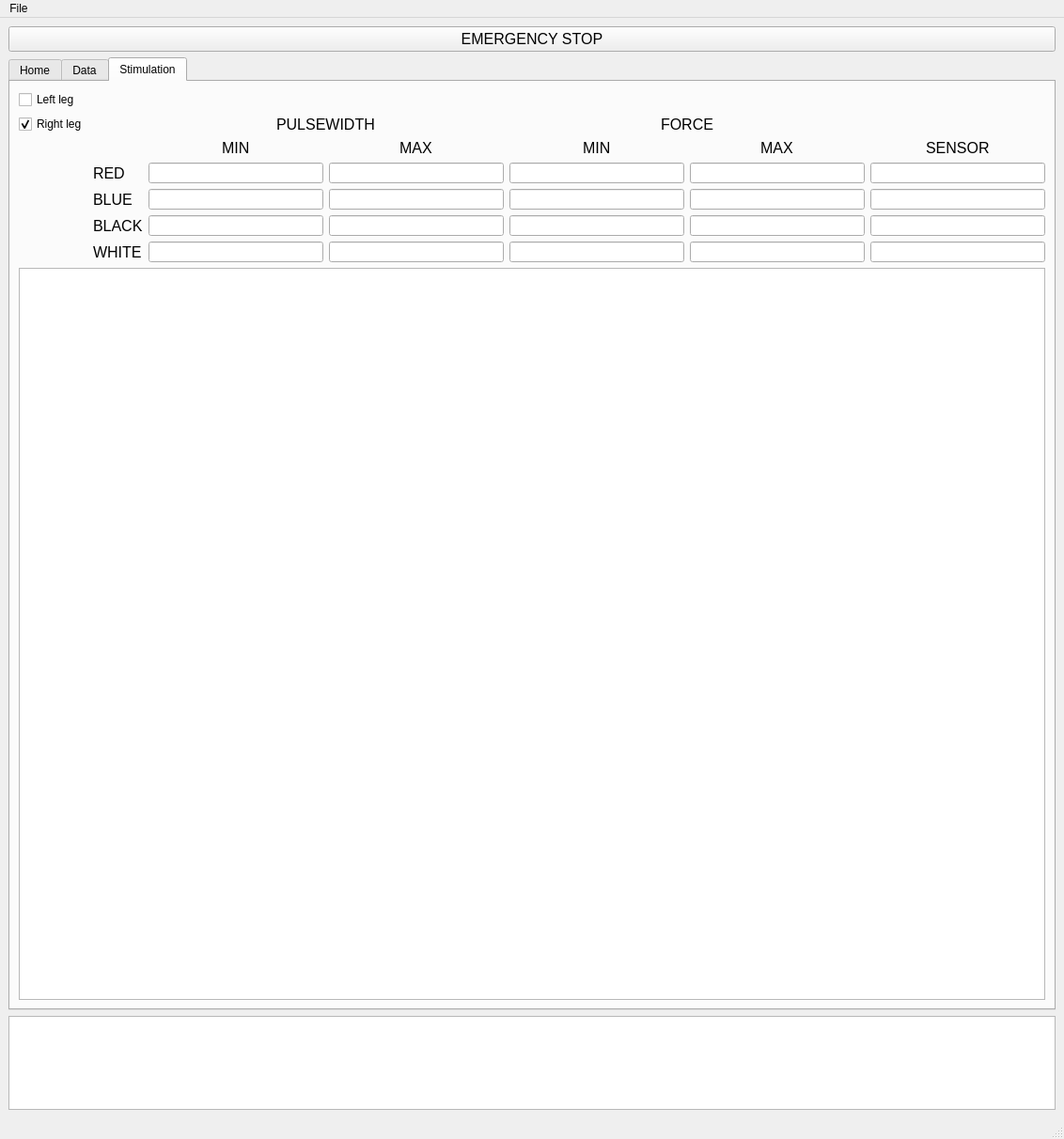
<?xml version="1.0" encoding="UTF-8"?>
<ui version="4.0">
 <class>MainWindow</class>
 <widget class="QMainWindow" name="MainWindow">
  <property name="geometry">
   <rect>
    <x>0</x>
    <y>0</y>
    <width>1132</width>
    <height>1212</height>
   </rect>
  </property>
  <property name="windowTitle">
   <string>MainWindow</string>
  </property>
  <widget class="QWidget" name="centralwidget">
   <layout class="QVBoxLayout" name="verticalLayout">
    <item>
     <widget class="QPushButton" name="pushButton_4">
      <property name="font">
       <font>
        <pointsize>12</pointsize>
       </font>
      </property>
      <property name="text">
       <string>EMERGENCY STOP</string>
      </property>
     </widget>
    </item>
    <item>
     <widget class="QTabWidget" name="tabWidget">
      <property name="currentIndex">
       <number>2</number>
      </property>
      <widget class="QWidget" name="tab_3">
       <attribute name="title">
        <string>Home</string>
       </attribute>
       <layout class="QVBoxLayout" name="verticalLayout_2">
        <item>
         <widget class="QPushButton" name="pushButton_5">
          <property name="sizePolicy">
           <sizepolicy hsizetype="Minimum" vsizetype="Preferred">
            <horstretch>0</horstretch>
            <verstretch>0</verstretch>
           </sizepolicy>
          </property>
          <property name="text">
           <string>CALIBRATION</string>
          </property>
         </widget>
        </item>
        <item>
         <widget class="QPushButton" name="pushButton_6">
          <property name="sizePolicy">
           <sizepolicy hsizetype="Minimum" vsizetype="Preferred">
            <horstretch>0</horstretch>
            <verstretch>0</verstretch>
           </sizepolicy>
          </property>
          <property name="text">
           <string>START</string>
          </property>
         </widget>
        </item>
        <item>
         <widget class="QPushButton" name="pushButton_7">
          <property name="sizePolicy">
           <sizepolicy hsizetype="Minimum" vsizetype="Preferred">
            <horstretch>0</horstretch>
            <verstretch>0</verstretch>
           </sizepolicy>
          </property>
          <property name="text">
           <string>STOP</string>
          </property>
         </widget>
        </item>
       </layout>
      </widget>
      <widget class="QWidget" name="tab">
       <attribute name="title">
        <string>Data</string>
       </attribute>
       <layout class="QGridLayout" name="gridLayout">
        <item row="4" column="0">
         <widget class="QChartView" name="graphicsView_3"/>
        </item>
        <item row="2" column="0">
         <layout class="QHBoxLayout" name="horizontalLayout">
          <item>
           <widget class="QLabel" name="label">
            <property name="sizePolicy">
             <sizepolicy hsizetype="Preferred" vsizetype="Preferred">
              <horstretch>0</horstretch>
              <verstretch>0</verstretch>
             </sizepolicy>
            </property>
            <property name="minimumSize">
             <size>
              <width>0</width>
              <height>0</height>
             </size>
            </property>
            <property name="maximumSize">
             <size>
              <width>16777215</width>
              <height>16777215</height>
             </size>
            </property>
            <property name="text">
             <string>Second shown</string>
            </property>
           </widget>
          </item>
          <item>
           <widget class="QSpinBox" name="spinBox">
            <property name="sizePolicy">
             <sizepolicy hsizetype="Minimum" vsizetype="Preferred">
              <horstretch>0</horstretch>
              <verstretch>0</verstretch>
             </sizepolicy>
            </property>
            <property name="minimumSize">
             <size>
              <width>180</width>
              <height>0</height>
             </size>
            </property>
            <property name="maximumSize">
             <size>
              <width>180</width>
              <height>16777215</height>
             </size>
            </property>
            <property name="value">
             <number>40</number>
            </property>
           </widget>
          </item>
          <item>
           <spacer name="horizontalSpacer">
            <property name="orientation">
             <enum>Qt::Horizontal</enum>
            </property>
            <property name="sizeType">
             <enum>QSizePolicy::Preferred</enum>
            </property>
            <property name="sizeHint" stdset="0">
             <size>
              <width>10</width>
              <height>20</height>
             </size>
            </property>
           </spacer>
          </item>
          <item>
           <widget class="QPushButton" name="pushButton_3">
            <property name="sizePolicy">
             <sizepolicy hsizetype="Preferred" vsizetype="Preferred">
              <horstretch>0</horstretch>
              <verstretch>0</verstretch>
             </sizepolicy>
            </property>
            <property name="minimumSize">
             <size>
              <width>0</width>
              <height>0</height>
             </size>
            </property>
            <property name="maximumSize">
             <size>
              <width>16777215</width>
              <height>16777215</height>
             </size>
            </property>
            <property name="text">
             <string>Record instant</string>
            </property>
           </widget>
          </item>
         </layout>
        </item>
        <item row="3" column="0">
         <widget class="QChartView" name="graphicsView"/>
        </item>
       </layout>
      </widget>
      <widget class="QWidget" name="tab_2">
       <attribute name="title">
        <string>Stimulation</string>
       </attribute>
       <layout class="QGridLayout" name="gridLayout_2">
        <item row="4" column="5">
         <widget class="QLineEdit" name="lineEdit_12"/>
        </item>
        <item row="3" column="2">
         <widget class="QLineEdit" name="lineEdit"/>
        </item>
        <item row="5" column="2">
         <widget class="QLineEdit" name="lineEdit_5"/>
        </item>
        <item row="3" column="1">
         <widget class="QLabel" name="label_5">
          <property name="font">
           <font>
            <pointsize>12</pointsize>
           </font>
          </property>
          <property name="text">
           <string>RED</string>
          </property>
         </widget>
        </item>
        <item row="4" column="2">
         <widget class="QLineEdit" name="lineEdit_3"/>
        </item>
        <item row="6" column="6">
         <widget class="QLineEdit" name="lineEdit_20"/>
        </item>
        <item row="5" column="3">
         <widget class="QLineEdit" name="lineEdit_6"/>
        </item>
        <item row="4" column="6">
         <widget class="QLineEdit" name="lineEdit_18"/>
        </item>
        <item row="4" column="4">
         <widget class="QLineEdit" name="lineEdit_11"/>
        </item>
        <item row="6" column="4">
         <widget class="QLineEdit" name="lineEdit_15"/>
        </item>
        <item row="5" column="6">
         <widget class="QLineEdit" name="lineEdit_19"/>
        </item>
        <item row="6" column="5">
         <widget class="QLineEdit" name="lineEdit_16"/>
        </item>
        <item row="2" column="3" alignment="Qt::AlignHCenter">
         <widget class="QLabel" name="label_4">
          <property name="font">
           <font>
            <pointsize>12</pointsize>
           </font>
          </property>
          <property name="text">
           <string>MAX</string>
          </property>
         </widget>
        </item>
        <item row="2" column="2" alignment="Qt::AlignHCenter">
         <widget class="QLabel" name="label_3">
          <property name="font">
           <font>
            <pointsize>12</pointsize>
           </font>
          </property>
          <property name="text">
           <string>MIN</string>
          </property>
         </widget>
        </item>
        <item row="5" column="5">
         <widget class="QLineEdit" name="lineEdit_14"/>
        </item>
        <item row="4" column="3">
         <widget class="QLineEdit" name="lineEdit_4"/>
        </item>
        <item row="1" column="2" colspan="2" alignment="Qt::AlignHCenter">
         <widget class="QLabel" name="label_2">
          <property name="font">
           <font>
            <pointsize>12</pointsize>
           </font>
          </property>
          <property name="text">
           <string>PULSEWIDTH</string>
          </property>
         </widget>
        </item>
        <item row="3" column="4">
         <widget class="QLineEdit" name="lineEdit_9"/>
        </item>
        <item row="3" column="3">
         <widget class="QLineEdit" name="lineEdit_2"/>
        </item>
        <item row="1" column="4" colspan="2" alignment="Qt::AlignHCenter">
         <widget class="QLabel" name="label_9">
          <property name="font">
           <font>
            <pointsize>12</pointsize>
           </font>
          </property>
          <property name="text">
           <string>FORCE</string>
          </property>
         </widget>
        </item>
        <item row="2" column="6" alignment="Qt::AlignHCenter">
         <widget class="QLabel" name="label_12">
          <property name="font">
           <font>
            <pointsize>12</pointsize>
           </font>
          </property>
          <property name="text">
           <string>SENSOR</string>
          </property>
         </widget>
        </item>
        <item row="3" column="6">
         <widget class="QLineEdit" name="lineEdit_17"/>
        </item>
        <item row="6" column="2">
         <widget class="QLineEdit" name="lineEdit_7"/>
        </item>
        <item row="6" column="1">
         <widget class="QLabel" name="label_8">
          <property name="font">
           <font>
            <pointsize>12</pointsize>
           </font>
          </property>
          <property name="text">
           <string>WHITE</string>
          </property>
         </widget>
        </item>
        <item row="4" column="1">
         <widget class="QLabel" name="label_6">
          <property name="font">
           <font>
            <pointsize>12</pointsize>
           </font>
          </property>
          <property name="text">
           <string>BLUE</string>
          </property>
         </widget>
        </item>
        <item row="2" column="5" alignment="Qt::AlignHCenter">
         <widget class="QLabel" name="label_11">
          <property name="font">
           <font>
            <pointsize>12</pointsize>
           </font>
          </property>
          <property name="text">
           <string>MAX</string>
          </property>
         </widget>
        </item>
        <item row="5" column="1">
         <widget class="QLabel" name="label_7">
          <property name="font">
           <font>
            <pointsize>12</pointsize>
           </font>
          </property>
          <property name="text">
           <string>BLACK</string>
          </property>
         </widget>
        </item>
        <item row="6" column="3">
         <widget class="QLineEdit" name="lineEdit_8"/>
        </item>
        <item row="5" column="4">
         <widget class="QLineEdit" name="lineEdit_13"/>
        </item>
        <item row="2" column="4" alignment="Qt::AlignHCenter">
         <widget class="QLabel" name="label_10">
          <property name="font">
           <font>
            <pointsize>12</pointsize>
           </font>
          </property>
          <property name="text">
           <string>MIN</string>
          </property>
         </widget>
        </item>
        <item row="7" column="0" colspan="7">
         <widget class="QChartView" name="graphicsView_2"/>
        </item>
        <item row="1" column="0">
         <widget class="QCheckBox" name="checkBox">
          <property name="enabled">
           <bool>true</bool>
          </property>
          <property name="autoFillBackground">
           <bool>false</bool>
          </property>
          <property name="text">
           <string>Right leg</string>
          </property>
          <property name="checked">
           <bool>true</bool>
          </property>
         </widget>
        </item>
        <item row="3" column="5">
         <widget class="QLineEdit" name="lineEdit_10"/>
        </item>
        <item row="0" column="0">
         <widget class="QCheckBox" name="checkBox_2">
          <property name="text">
           <string>Left leg</string>
          </property>
         </widget>
        </item>
       </layout>
      </widget>
     </widget>
    </item>
    <item>
     <widget class="QPlainTextEdit" name="textEdit">
      <property name="sizePolicy">
       <sizepolicy hsizetype="Expanding" vsizetype="Preferred">
        <horstretch>0</horstretch>
        <verstretch>0</verstretch>
       </sizepolicy>
      </property>
      <property name="minimumSize">
       <size>
        <width>0</width>
        <height>100</height>
       </size>
      </property>
      <property name="maximumSize">
       <size>
        <width>16777215</width>
        <height>100</height>
       </size>
      </property>
     </widget>
    </item>
   </layout>
  </widget>
  <widget class="QMenuBar" name="menubar">
   <property name="geometry">
    <rect>
     <x>0</x>
     <y>0</y>
     <width>1132</width>
     <height>21</height>
    </rect>
   </property>
   <widget class="QMenu" name="menuFile">
    <property name="title">
     <string>File</string>
    </property>
    <addaction name="actionConnect"/>
    <addaction name="actionDisconnect"/>
    <addaction name="separator"/>
    <addaction name="actionQuit"/>
   </widget>
   <addaction name="menuFile"/>
  </widget>
  <widget class="QStatusBar" name="statusbar"/>
  <action name="actionConnect">
   <property name="text">
    <string>Connect</string>
   </property>
  </action>
  <action name="actionDisconnect">
   <property name="text">
    <string>Disconnect</string>
   </property>
  </action>
  <action name="actionQuit">
   <property name="text">
    <string>Quit</string>
   </property>
  </action>
 </widget>
 <customwidgets>
  <customwidget>
   <class>QChartView</class>
   <extends>QGraphicsView</extends>
   <header>QtCharts</header>
  </customwidget>
 </customwidgets>
 <resources/>
 <connections/>
</ui>
